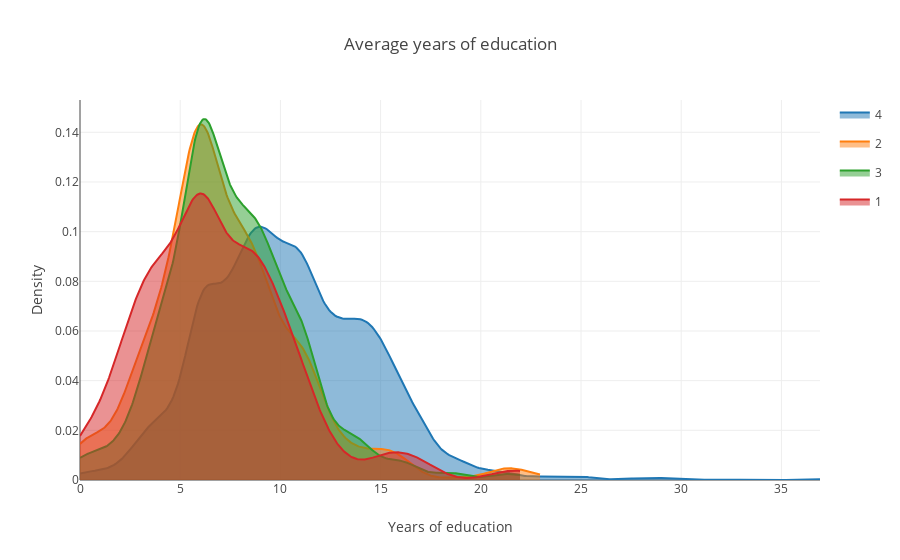

Write notebook code for a chart like this one.
### Markdown cell above
### meaneduc

Defined as `average years of education for adults (18+)`.  The LGB model considers this the most important feature.

### Code cell
target = "Target"
feature = "meaneduc"

temp = train[train[feature].notnull()]
fig = ff.create_distplot(
    [temp[temp[target] == y][feature].values for y in temp[target].unique()], 
    temp[target].unique(), 
    show_hist=False,
    show_rug=False,
)

for d in fig['data']:
    d.update({'fill' : 'tozeroy'})

layout = go.Layout(
    title   = "Average years of education",
    xaxis   = dict(title = "Years of education"),
    yaxis   = dict(title = "Density"),
)

fig["layout"] = layout
iplot(fig)

### Figure 1 — Plotly figure (JSON) as saved in the notebook; plotly's stock layout.template omitted (floating-point values rounded to 4 significant figures; data arrays with more than 128 entries replaced by an {"elided": "..."} marker saying what was removed)
{"data": [{"fill": "tozeroy", "legendgroup": 4, "marker": {"color": "rgb(31, 119, 180)"}, "mode": "lines", "name": 4, "showlegend": true, "type": "scatter", "x": {"elided": "500 float values"}, "xaxis": "x1", "y": {"elided": "500 float values"}, "yaxis": "y1"}, {"fill": "tozeroy", "legendgroup": 2, "marker": {"color": "rgb(255, 127, 14)"}, "mode": "lines", "name": 2, "showlegend": true, "type": "scatter", "x": {"elided": "500 float values"}, "xaxis": "x1", "y": {"elided": "500 float values"}, "yaxis": "y1"}, {"fill": "tozeroy", "legendgroup": 3, "marker": {"color": "rgb(44, 160, 44)"}, "mode": "lines", "name": 3, "showlegend": true, "type": "scatter", "x": {"elided": "500 float values"}, "xaxis": "x1", "y": {"elided": "500 float values"}, "yaxis": "y1"}, {"fill": "tozeroy", "legendgroup": 1, "marker": {"color": "rgb(214, 39, 40)"}, "mode": "lines", "name": 1, "showlegend": true, "type": "scatter", "x": {"elided": "500 float values"}, "xaxis": "x1", "y": {"elided": "500 float values"}, "yaxis": "y1"}], "layout": {"title": "Average years of education", "xaxis": {"title": "Years of education"}, "yaxis": {"title": "Density"}}}
